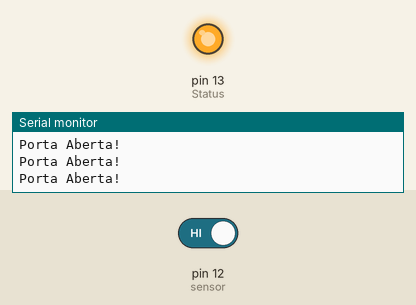
The sketch below on a simulated Arduino Uno, built with avr-gcc and run on an emulated ATmega328P. Shown: output pins drawn as LEDs (lit = HIGH), the last lines printed to the serial monitor. Inputs (shaded band) come from the test bench; at power-on: pin 12 (sensor) HIGH.

Above: at 2.8 s.
2.9 s: pin 12 (sensor) driven LOW
At 4.2 s:
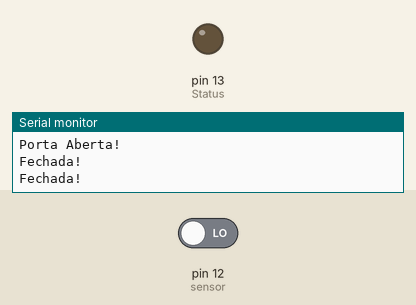
4.5 s: pin 12 (sensor) driven HIGH
At 5.8 s:
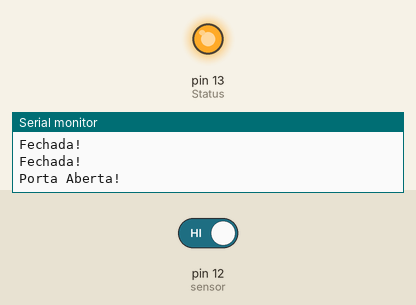
Timing chart, 0 to 7.5 s (numbered marks = the images above; inputs shaded):
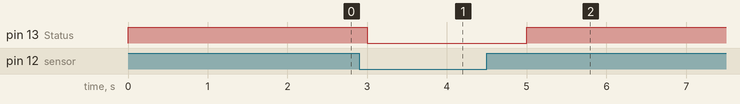

The sketch:

sketch.ino
```cpp
int sensor = 12;
int Status = 13;

void setup() {
  pinMode(sensor, INPUT_PULLUP);   // declare sensor as input
  pinMode(Status, OUTPUT);
  Serial.begin(115200);
}

void loop() {
  long state = digitalRead(sensor);
  if(state == HIGH) {
    digitalWrite(Status, HIGH);
    Serial.println("Porta Aberta!");
    delay(1000);
  } else {
    digitalWrite(Status, LOW);
    Serial.println("Fechada!");
    delay(1000);
  }
}
```

Measured:
- after the input at 2.9 s, pin 13 (Status): HIGH → LOW after 0.10 s
- after the input at 4.5 s, pin 13 (Status): LOW → HIGH after 0.50 s
